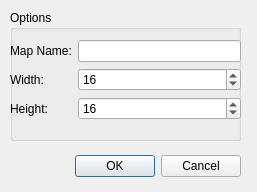
<?xml version="1.0" encoding="UTF-8"?>
<ui version="4.0">
 <class>NewMapDialog</class>
 <widget class="QDialog" name="NewMapDialog">
  <property name="geometry">
   <rect>
    <x>0</x>
    <y>0</y>
    <width>257</width>
    <height>192</height>
   </rect>
  </property>
  <property name="windowTitle">
   <string>New Map</string>
  </property>
  <widget class="QDialogButtonBox" name="buttonBox">
   <property name="geometry">
    <rect>
     <x>30</x>
     <y>150</y>
     <width>211</width>
     <height>32</height>
    </rect>
   </property>
   <property name="orientation">
    <enum>Qt::Horizontal</enum>
   </property>
   <property name="standardButtons">
    <set>QDialogButtonBox::Cancel|QDialogButtonBox::Ok</set>
   </property>
  </widget>
  <widget class="QGroupBox" name="groupBox">
   <property name="geometry">
    <rect>
     <x>10</x>
     <y>10</y>
     <width>231</width>
     <height>131</height>
    </rect>
   </property>
   <property name="title">
    <string>Options</string>
   </property>
   <widget class="QWidget" name="">
    <property name="geometry">
     <rect>
      <x>0</x>
      <y>30</y>
      <width>231</width>
      <height>95</height>
     </rect>
    </property>
    <layout class="QFormLayout" name="formLayout">
     <item row="0" column="0">
      <widget class="QLabel" name="lblMapName">
       <property name="whatsThis">
        <string>This is the name of the map which will be visible to players while they are on it.</string>
       </property>
       <property name="text">
        <string>Map Name:</string>
       </property>
      </widget>
     </item>
     <item row="0" column="1">
      <widget class="QLineEdit" name="txtMapName">
       <property name="whatsThis">
        <string/>
       </property>
      </widget>
     </item>
     <item row="1" column="0">
      <widget class="QLabel" name="lblWidth">
       <property name="whatsThis">
        <string>This is the width of the map, in tiles.</string>
       </property>
       <property name="text">
        <string>Width:</string>
       </property>
      </widget>
     </item>
     <item row="1" column="1">
      <widget class="QSpinBox" name="spnWidth">
       <property name="whatsThis">
        <string/>
       </property>
       <property name="minimum">
        <number>1</number>
       </property>
       <property name="maximum">
        <number>99999</number>
       </property>
       <property name="value">
        <number>16</number>
       </property>
      </widget>
     </item>
     <item row="2" column="0">
      <widget class="QLabel" name="lblHeight">
       <property name="whatsThis">
        <string>This is the height of the map, in tiles.</string>
       </property>
       <property name="text">
        <string>Height:</string>
       </property>
      </widget>
     </item>
     <item row="2" column="1">
      <widget class="QSpinBox" name="spnHeight">
       <property name="whatsThis">
        <string/>
       </property>
       <property name="minimum">
        <number>1</number>
       </property>
       <property name="maximum">
        <number>99999</number>
       </property>
       <property name="value">
        <number>16</number>
       </property>
      </widget>
     </item>
    </layout>
   </widget>
  </widget>
 </widget>
 <resources/>
 <connections>
  <connection>
   <sender>buttonBox</sender>
   <signal>accepted()</signal>
   <receiver>NewMapDialog</receiver>
   <slot>accept()</slot>
   <hints>
    <hint type="sourcelabel">
     <x>248</x>
     <y>254</y>
    </hint>
    <hint type="destinationlabel">
     <x>157</x>
     <y>274</y>
    </hint>
   </hints>
  </connection>
  <connection>
   <sender>buttonBox</sender>
   <signal>rejected()</signal>
   <receiver>NewMapDialog</receiver>
   <slot>reject()</slot>
   <hints>
    <hint type="sourcelabel">
     <x>316</x>
     <y>260</y>
    </hint>
    <hint type="destinationlabel">
     <x>286</x>
     <y>274</y>
    </hint>
   </hints>
  </connection>
 </connections>
</ui>
